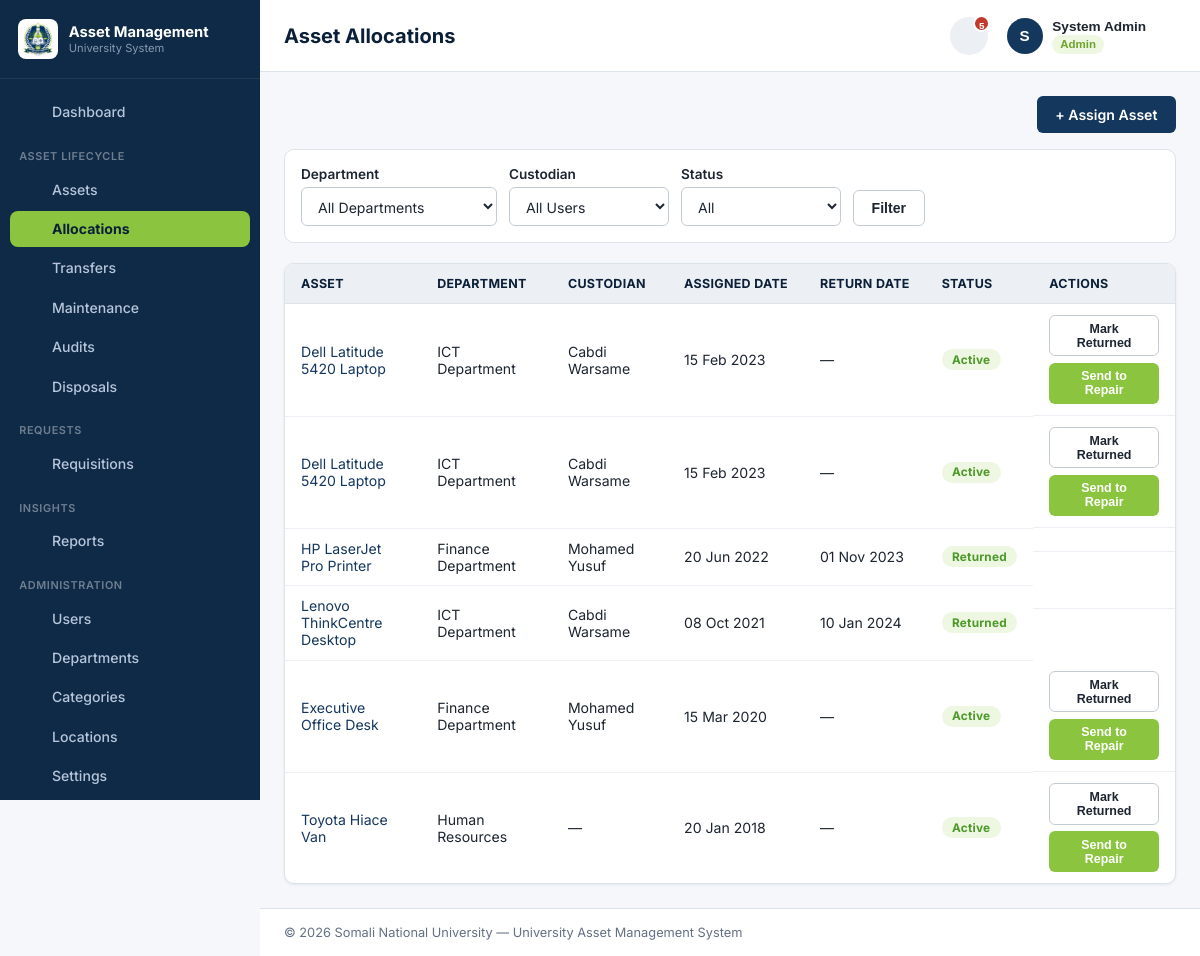
The app's page /modules/assigned/list.php (signed in) with its own data.
### tables this page shows
CREATE TABLE asset_assigned (
    assign_id          INT AUTO_INCREMENT PRIMARY KEY,
    asset_id           INT NOT NULL,
    assigned_to        INT NOT NULL COMMENT 'department the asset is allocated to',
    assigned_user_id   INT NULL COMMENT 'specific staff custodian within the department',
    assigned_by        INT NOT NULL COMMENT 'user who processed the allocation',
    assigned_date      DATE NOT NULL,
    return_date        DATE NULL,
    status             ENUM('active','returned','repair') NOT NULL DEFAULT 'active',
    remarks            VARCHAR(255) NULL,
    created_at         TIMESTAMP NOT NULL DEFAULT CURRENT_TIMESTAMP,
    updated_at         TIMESTAMP NOT NULL DEFAULT CURRENT_TIMESTAMP ON UPDATE CURRENT_TIMESTAMP,
    CONSTRAINT fk_assigned_asset FOREIGN KEY (asset_id) REFERENCES assets(asset_id)
        ON UPDATE CASCADE ON DELETE CASCADE,
    CONSTRAINT fk_assigned_department FOREIGN KEY (assigned_to) REFERENCES departments(department_id)
        ON UPDATE CASCADE ON DELETE RESTRICT,
    CONSTRAINT fk_assigned_user FOREIGN KEY (assigned_user_id) REFERENCES users(user_id)
        ON UPDATE CASCADE ON DELETE SET NULL,
    CONSTRAINT fk_assigned_by FOREIGN KEY (assigned_by) REFERENCES users(user_id)
        ON UPDATE CASCADE ON DELETE RESTRICT
);

CREATE TABLE assets (
    asset_id         INT AUTO_INCREMENT PRIMARY KEY,
    name             VARCHAR(150) NOT NULL,
    category_id      INT NOT NULL,
    serial_no        VARCHAR(100) NULL,
    location_id      INT NULL,
    department_id    INT NULL COMMENT 'current custodian department',
    purchase_date    DATE NOT NULL,
    purchase_cost    DECIMAL(12,2) NOT NULL,
    warranty_expiry  DATE NULL,
    status           ENUM('active','under_repair','disposed') NOT NULL DEFAULT 'active',
    description      TEXT NULL,
    created_at       TIMESTAMP NOT NULL DEFAULT CURRENT_TIMESTAMP,
    updated_at       TIMESTAMP NOT NULL DEFAULT CURRENT_TIMESTAMP ON UPDATE CURRENT_TIMESTAMP,
    CONSTRAINT fk_assets_category FOREIGN KEY (category_id) REFERENCES categories(category_id)
        ON UPDATE CASCADE ON DELETE RESTRICT,
    CONSTRAINT fk_assets_location FOREIGN KEY (location_id) REFERENCES locations(location_id)
        ON UPDATE CASCADE ON DELETE SET NULL,
    CONSTRAINT fk_assets_department FOREIGN KEY (department_id) REFERENCES departments(department_id)
        ON UPDATE CASCADE ON DELETE SET NULL
);

CREATE TABLE departments (
    department_id    INT AUTO_INCREMENT PRIMARY KEY,
    department_name  VARCHAR(100) NOT NULL,
    head_id           INT NULL,
    location          VARCHAR(150) NULL,
    created_at        TIMESTAMP NOT NULL DEFAULT CURRENT_TIMESTAMP,
    updated_at        TIMESTAMP NOT NULL DEFAULT CURRENT_TIMESTAMP ON UPDATE CURRENT_TIMESTAMP
);

CREATE TABLE users (
    user_id        INT AUTO_INCREMENT PRIMARY KEY,
    name           VARCHAR(100) NOT NULL,
    email          VARCHAR(150) NOT NULL UNIQUE,
    username       VARCHAR(50) NOT NULL UNIQUE,
    password       VARCHAR(255) NOT NULL,
    role_id        INT NOT NULL,
    department_id  INT NULL,
    status         ENUM('active','inactive') NOT NULL DEFAULT 'active',
    created_at     TIMESTAMP NOT NULL DEFAULT CURRENT_TIMESTAMP,
    updated_at     TIMESTAMP NOT NULL DEFAULT CURRENT_TIMESTAMP ON UPDATE CURRENT_TIMESTAMP,
    CONSTRAINT fk_users_role FOREIGN KEY (role_id) REFERENCES roles(role_id)
        ON UPDATE CASCADE ON DELETE RESTRICT,
    CONSTRAINT fk_users_department FOREIGN KEY (department_id) REFERENCES departments(department_id)
        ON UPDATE CASCADE ON DELETE SET NULL
);

### includes/auth.php (called while the page is built, shortened)
<?php
function isLoggedIn(): bool
{
    return !empty($_SESSION['user_id']);
}
function hasRole(array $roles): bool
{
    return isLoggedIn() && in_array($_SESSION['role_name'], $roles, true);
}

### modules/assigned/list.php (the view, shortened to what this page needs)
<?php
require_once __DIR__ . '/../../includes/bootstrap.php';
$canEdit = hasRole([ROLE_ADMIN, ROLE_OFFICER]);
$isHead  = hasRole([ROLE_HEAD]);
$where  = [];
$params = [];
$whereSql = $where ? ('WHERE ' . implode(' AND ', $where)) : '';
$sql = "SELECT aa.*, a.name AS asset_name, d.department_name, u.name AS custodian_name, ub.name AS assigned_by_name
        FROM asset_assigned aa
        JOIN assets a ON a.asset_id = aa.asset_id
        LEFT JOIN departments d ON d.department_id = aa.assigned_to
        LEFT JOIN users u ON u.user_id = aa.assigned_user_id
        LEFT JOIN users ub ON ub.user_id = aa.assigned_by
        $whereSql
        ORDER BY aa.assigned_date DESC";
$stmt = $pdo->prepare($sql);
$stmt->execute($params);
$rows = $stmt->fetchAll();
include __DIR__ . '/../../includes/layout/header.php';
?>
<div class="card-header">
    <?php if ($canEdit): ?>
        <a href="<?= APP_URL ?>/modules/assigned/add.php" class="btn btn-primary">+ Assign Asset</a>
    <?php endif; ?>
</div>
<form method="get" class="filter-bar">
    <?php if (!$isHead): ?>
    <div class="form-group">
        <label for="department_id">Department</label>
        <select id="department_id" name="department_id">
            <option value="">All Departments</option>
        </select>
    </div>
    <?php endif; ?>
    <div class="form-group">
        <label for="user_id">Custodian</label>
        <select id="user_id" name="user_id">
            <option value="">All Users</option>
        </select>
    </div>
    <div class="form-group">
        <label for="status">Status</label>
        <select id="status" name="status">
            <option value="">All</option>
        </select>
    </div>
    <div class="form-group"><button type="submit" class="btn btn-outline">Filter</button></div>
</form>
<div class="table-wrap">
<table id="assignedTable">
    <thead>
        <tr>
            <th data-sort>Asset</th>
            <th data-sort>Department</th>
            <th data-sort>Custodian</th>
            <th data-sort>Assigned Date</th>
            <th data-sort>Return Date</th>
            <th data-sort>Status</th>
            <th class="no-sort">Actions</th>
        </tr>
    </thead>
    <tbody>
    <?php foreach ($rows as $r): ?>
        <tr>
            <td><a href="<?= APP_URL ?>/modules/assets/view.php?id=<?= (int) $r['asset_id'] ?>"><?= e($r['asset_name']) ?></a></td>
            <td><?= e($r['department_name'] ?? '—') ?></td>
            <td><?= e($r['custodian_name'] ?? '—') ?></td>
            <td><?= formatDate($r['assigned_date']) ?></td>
            <td><?= formatDate($r['return_date']) ?></td>
            <td><?= statusBadge($r['status']) ?></td>
            <td class="table-actions">
                <?php if ($canEdit && $r['status'] === 'active'): ?>
                    <form method="post" action="<?= APP_URL ?>/modules/assigned/return.php" style="display:inline;" data-confirm="Mark this asset as returned?">
                        <button type="submit" class="btn btn-sm btn-outline">Mark Returned</button>
                    </form>
                    <form method="post" action="<?= APP_URL ?>/modules/assigned/return.php" style="display:inline;" data-confirm="Send this asset for repair?">
                        <button type="submit" class="btn btn-sm btn-accent">Send to Repair</button>
                    </form>
                <?php endif; ?>
            </td>
        </tr>
    <?php endforeach; ?>
    </tbody>
</table>
</div>
<?php include __DIR__ . '/../../includes/layout/footer.php'; ?>

### includes/functions.php (shortened to what this page needs)
<?php
function e($value): string
{
    return htmlspecialchars((string) $value, ENT_QUOTES, 'UTF-8');
}
function formatDate(?string $date): string
{
    if (empty($date) || $date === '0000-00-00') {
        return '—';
    }
    $ts = strtotime($date);
    return $ts ? date('d M Y', $ts) : '—';
}
function statusBadge(?string $status): string
{
    $key = strtolower($status);
    $success = ['active', 'found', 'approved', 'completed', 'issued', 'returned', 'success'];
    $warning = ['under_repair', 'pending', 'in_progress', 'repair'];
    $danger  = ['disposed', 'missing', 'rejected', 'damaged', 'inactive', 'failed'];
    if (in_array($key, $success, true)) {
        $class = 'badge-success';
    } elseif (in_array($key, $warning, true)) {
        $class = 'badge-warning';
    } elseif (in_array($key, $danger, true)) {
        $class = 'badge-danger';
    } else {
        $class = 'badge-neutral';
    }
    $label = ucwords(str_replace('_', ' ', $status));
    return '<span class="badge ' . $class . '">' . e($label) . '</span>';
}
function icon(string $name, string $class = ''): string
{
    $path = $paths[$name] ?? '';
    return '<svg class="icon ' . e($class) . '" viewBox="0 0 24 24" fill="none" stroke="currentColor" stroke-width="1.8" stroke-linecap="round" stroke-linejoin="round" aria-hidden="true">' . $path . '</svg>';
}
function getPendingAlerts(PDO $pdo): array
{
    $alerts = [];
    $isHead = hasRole([ROLE_HEAD]);
    $deptId = $_SESSION['department_id'] ?? null;
    if ($isHead) {
        $stmt = $pdo->prepare(
            "SELECT COUNT(*) FROM asset_maintenance m JOIN assets a ON a.asset_id = m.asset_id
             WHERE m.status IN ('pending','in_progress') AND a.department_id = :dept"
        );
        $stmt->execute(['dept' => $deptId]);
        $maintenanceCount = (int) $stmt->fetchColumn();
    } else {
        $maintenanceCount = (int) $pdo->query("SELECT COUNT(*) FROM asset_maintenance WHERE status IN ('pending','in_progress')")->fetchColumn();
    }
    $plural = fn (int $count) => (activeLanguage() === 'en' && $count !== 1) ? 's' : '';
    if ($maintenanceCount > 0) {
        $alerts[] = ['count' => $maintenanceCount, 'label' => t('alert.maintenance') . $plural($maintenanceCount), 'url' => APP_URL . '/modules/maintenance/list.php'];
    }
    if (hasRole([ROLE_ADMIN, ROLE_OFFICER, ROLE_TOPMGMT])) {
        $disposalCount = (int) $pdo->query("SELECT COUNT(*) FROM asset_disposals WHERE status = 'pending'")->fetchColumn();
        if ($disposalCount > 0) {
            $alerts[] = ['count' => $disposalCount, 'label' => t('alert.disposal') . $plural($disposalCount), 'url' => APP_URL . '/modules/disposals/list.php'];
        }
    }
    if (hasRole([ROLE_ADMIN, ROLE_OFFICER])) {
        $requisitionCount = (int) $pdo->query("SELECT COUNT(*) FROM requisitions WHERE status = 'pending'")->fetchColumn();
    } elseif ($isHead) {
        $stmt = $pdo->prepare("SELECT COUNT(*) FROM requisitions WHERE status = 'pending' AND department_id = :dept");
        $stmt->execute(['dept' => $deptId]);
        $requisitionCount = (int) $stmt->fetchColumn();
    } else {
        $requisitionCount = 0;
    }
    if ($requisitionCount > 0) {
        $alerts[] = ['count' => $requisitionCount, 'label' => t('alert.requisition') . $plural($requisitionCount), 'url' => APP_URL . '/modules/requisitions/list.php'];
    }
    return $alerts;
}

### records on screen
asset_assigned: asset.name "Dell Latitude 5420 Laptop", assigned_to.department_name "ICT Department", assigned_user.name "Cabdi Warsame", assigned_date "15 Feb 2023", return_date "—", status "Active"
asset_assigned: asset.name "Dell Latitude 5420 Laptop", assigned_to.department_name "ICT Department", assigned_user.name "Cabdi Warsame", assigned_date "15 Feb 2023", return_date "—", status "Active"
asset_assigned: asset.name "HP LaserJet Pro Printer", assigned_to.department_name "Finance Department", assigned_user.name "Mohamed Yusuf", assigned_date "20 Jun 2022", return_date "01 Nov 2023", status "Returned"
asset_assigned: asset.name "Lenovo ThinkCentre Desktop", assigned_to.department_name "ICT Department", assigned_user.name "Cabdi Warsame", assigned_date "08 Oct 2021", return_date "10 Jan 2024", status "Returned"
asset_assigned: asset.name "Executive Office Desk", assigned_to.department_name "Finance Department", assigned_user.name "Mohamed Yusuf", assigned_date "15 Mar 2020", return_date "—", status "Active"
asset_assigned: asset.name "Toyota Hiace Van", assigned_to.department_name "Human Resources", custodian_name "—", assigned_date "20 Jan 2018", return_date "—", status "Active"

### other values on screen
t('brand.title') "Asset Management"
t('brand.subtitle') "University System"
$label "Dashboard Assets Allocations Transfers Maintenance Audits Disposals Requisitions Reports Users Departments Categories Locations Settings"
t('nav.section.assets') "ASSET LIFECYCLE"
t('nav.section.requests') "REQUESTS"
t('nav.section.insights') "INSIGHTS"
t('nav.section.admin') "ADMINISTRATION"
$pageTitle "Asset Allocations"
$pendingAlertTotal "5"
mb_strtoupper(mb_substr($user['name'] ?? 'A', 0, 1)) "S"
$user['name'] "System Admin"
$user['role_name'] "Admin"
$uniName "Somali National University"
t('footer.system_name') "University Asset Management System"
